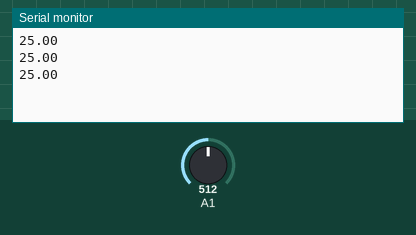
Simulated run of this sketch. Board: Arduino Uno, built with avr-gcc and run on an emulated ATmega328P. Parts: the last lines printed to the serial monitor. Inputs (shaded band) come from the test bench; at power-on: A1 = 512.

Above: at 1.3 s.
1.4 s: A1 set to 0
At 1.9 s:
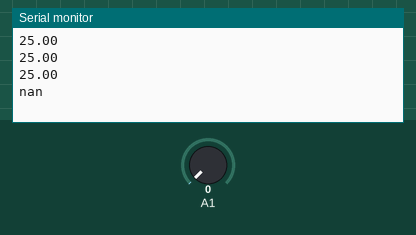
3.5 s: A1 set to 122
At 3.9 s:
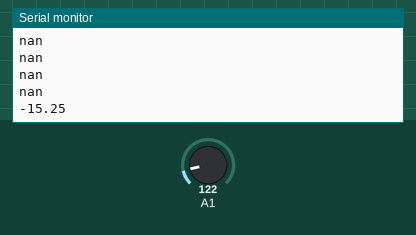

The sketch:

NTC.ino
```cpp
//Bu kod, analog değerden sıcaklık değerine dönüşüm için logaritma gibi matematik fonksiyonlarına ihtiyaç duymakta.
//Bu yüzden, kodumuza log() gibi fonksiyonları barındıran math.h isimli kütüphaneyi dahil etmemiz gerekli.

void setup()
{
  Serial.begin(9600);
}

double Termistor(int analogOkuma)
{
  double sicaklik;
  sicaklik = log(((10240000 / analogOkuma) - 10000));
  sicaklik = 1 / (0.001129148 + (0.000234125 + (0.0000000876741 * sicaklik * sicaklik )) * sicaklik );
  sicaklik = sicaklik - 273.15;
  return sicaklik;
}

void loop()
{
  int deger;
  double sicaklik;
  deger = analogRead(A1);
  sicaklik = Termistor(deger);
  Serial.println(sicaklik);
  delay(500);
}
```

Measured:
- after the input at 1.4 s, the serial monitor: prints a new line after 0.10 s (image 1)
- after the input at 3.5 s, the serial monitor: prints a new line at once (image 2)
